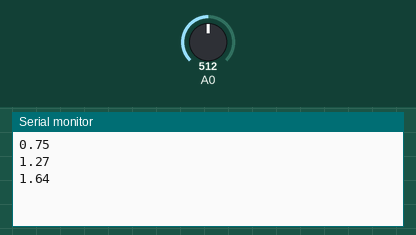
The sketch below on a simulated Arduino Uno, built with avr-gcc and run on an emulated ATmega328P. On the bench: the last lines printed to the serial monitor. Inputs (shaded band) come from the test bench; at power-on: A0 = 512.

Above: at 1.3 s.
1.4 s: A0 set to 716
At 1.9 s:
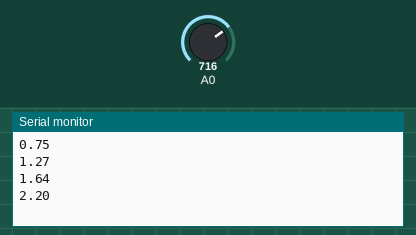
4.4 s: A0 set to 900
At 4.9 s:
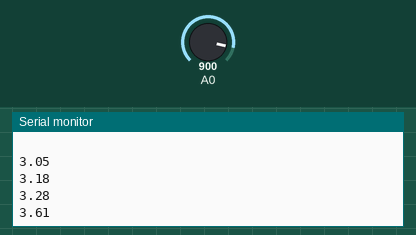
Timing chart, 0 to 7.4 s (numbered marks = the images above; inputs shaded):
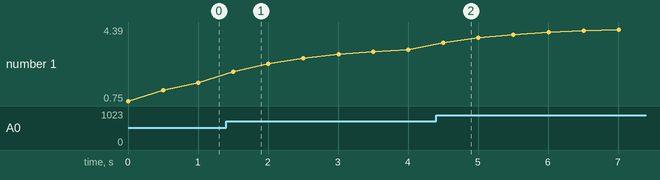

The sketch:

hw2.ino
```cpp
float Analogin;
void setup() {
  Serial.begin(9600);

}

void loop() {
  // put your main code here, to run repeatedly:
float Vin;
int i;
for(i=0;i<=5;i++){
      Analogin =0.7*Analogin+0.3*analogRead(A0);

      Vin=Analogin*5/1024;
      Serial.println(Vin);
      delay(500);
}Serial.println("  ");
}
```

Measured:
- after the input at 1.4 s, the serial monitor: prints a new line after 0.10 s (image 1)
- after the input at 4.4 s, the serial monitor: prints a new line after 0.11 s (image 2)
- plotted number 1: 1.64 → 3.28 after the input at 1.4 s, 3.28 → 4.39 after the input at 4.4 s
